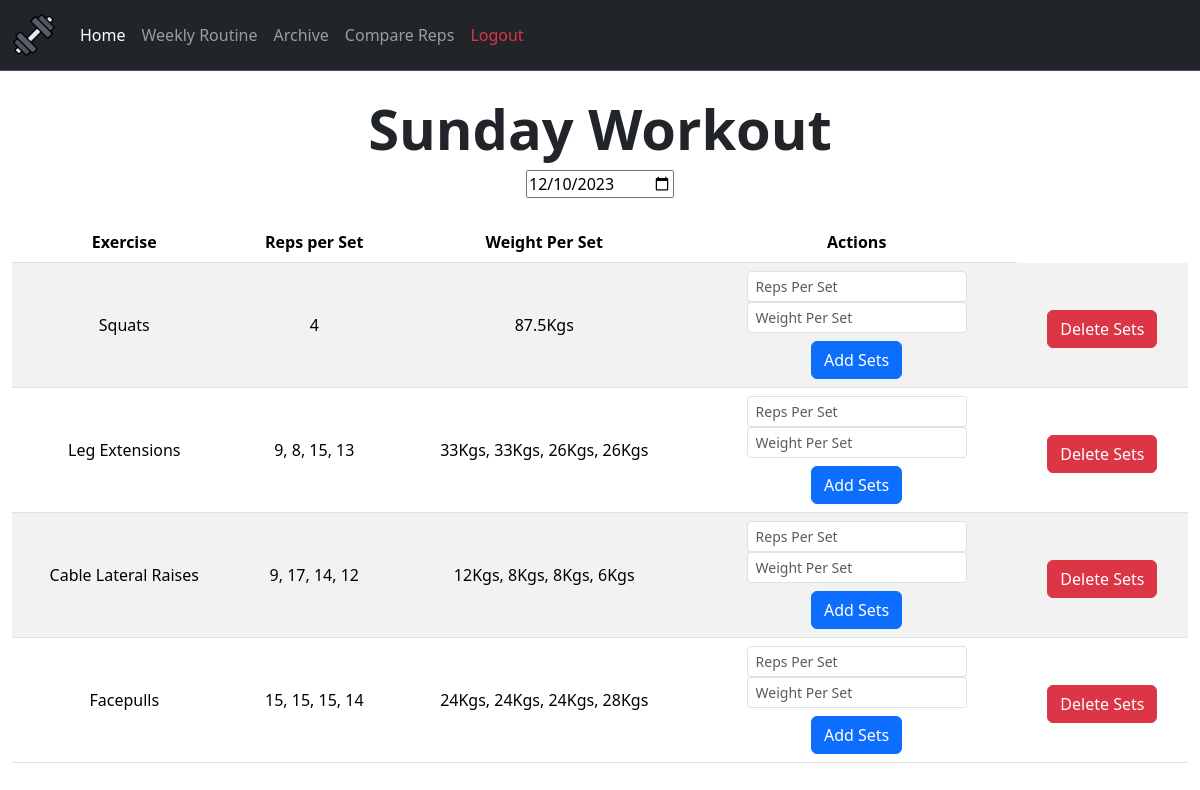
Page /workout/2 (signed in) on the committed database.
### webapp/tables.py (models this page shows)
class Workout(db.Model):
    id = db.Column(db.Integer, primary_key = True)
    date = db.Column(db.String(10), default = func.current_date())
    day = db.Column(db.String(12), nullable = False)
    week = db.Column(db.String(150))
    user_id = db.Column(db.Integer, db.ForeignKey('user.id'))
    workout_number = db.Column(db.Integer, nullable=False, unique=False)

class Exercise(db.Model):
    id = db.Column(db.Integer, primary_key = True)
    name = db.Column(db.String(150), nullable = False,)
    sets = db.Column(db.String(150))
    weight = db.Column(db.String(150))
    workout_id = db.Column(db.Integer, db.ForeignKey('workout.id'))

### webapp/routes.py (the view)
@routes.route("/workout/<int:id>")
@login_required
def workout(id):
    workout_id = id
    user = db.session.query(Workout.user_id).filter_by(id = workout_id).scalar()
    if user is None:
        return redirect(url_for("routes.error"))
    elif user != current_user.id:
        return redirect(url_for("routes.error"))
    workout = db.session.query(Workout).filter_by(id = workout_id).scalar()
    exercises = db.session.query(Routine.exercise).filter_by(day = workout.day, user_id = current_user.id).all()
    exercises = [exercise[0] for exercise in exercises]
    for exercise in exercises:
        if db.session.query(Exercise).filter_by(name = exercise, workout_id = workout_id).scalar() is None:
            new_exercise = Exercise(name = exercise, workout_id = workout_id)
            db.session.add(new_exercise)
    db.session.commit()
    exercises = db.session.query(Exercise).filter_by(workout_id = workout_id).all()
    return render_template("workout.html", workout = workout, exercises = exercises, user = user, workoutId = workout_id)

### webapp/templates/workout.html (shortened to what this page needs)
{% extends "layout.html" %}
{% block main%}
<br />
<div style="text-align: center;">
<h1 class="display-4 text-center fw-bold">{{ workout.day }} Workout</h1>
<input name="date" id="date" type="date" value="{{ workout.date }}" onchange="updateDate({{ workout.id }})">
</div>
<br>
<div class="fs-6">
  <div class="container-fluid text-sm-center">
    <table class="table table-striped table-hover">
      <thead>
        <tr>
          <th scope="col">Exercise</th>
          <th scope="col">Reps per Set</th>
          <th scope="col">Weight Per Set</th>
          <th scope="col">Actions</th>
        </tr>
      </thead>
      {% for exercise in exercises %}
      <tr class="align-middle">
        <td class="text-center">{{ exercise.name }}</td>
        <td class="text-center">{{ exercise.sets }}</td>
        <td class="text-center">{{ exercise.weight }}</td>
        <td class="text-center">
          <form class="form" action="/addsets" method="post" autocomplete="off">
            <input class="form-control form-control-sm mx-auto w-auto" id="sets" name="sets" type="text" placeholder="Reps Per Set" />
            <input class="form-control form-control-sm mx-auto w-auto" id="weight" name="weight" type="text" placeholder="Weight Per Set" />
            <button class="btn btn-primary mx-auto mt-2" id="set-submit" type="submit">Add Sets</button>
          </form>
        </td>
        <td class="text-center">
          <form class="form mt-2" action="/deletesets" method="post" onsubmit="return confirmDeleteSets()">
            <button class="btn btn-danger mx-auto" id="set-delete" type="submit">Delete Sets</button>
          </form>
        </td>
      </tr>
      {% endfor %}
    </table>
  </div>
</div>
{% endblock %}

### rows in the picture
Workout: day "Sunday", date "12/10/2023"
Exercise: name "Squats", sets "4", weight "87.5Kgs"
Exercise: name "Leg Extensions", sets "9, 8, 15, 13", weight "33Kgs, 33Kgs, 26Kgs, 26Kgs"
Exercise: name "Cable Lateral Raises", sets "9, 17, 14, 12", weight "12Kgs, 8Kgs, 8Kgs, 6Kgs"
Exercise: name "Facepulls", sets "15, 15, 15, 14", weight "24Kgs, 24Kgs, 24Kgs, 28Kgs"
